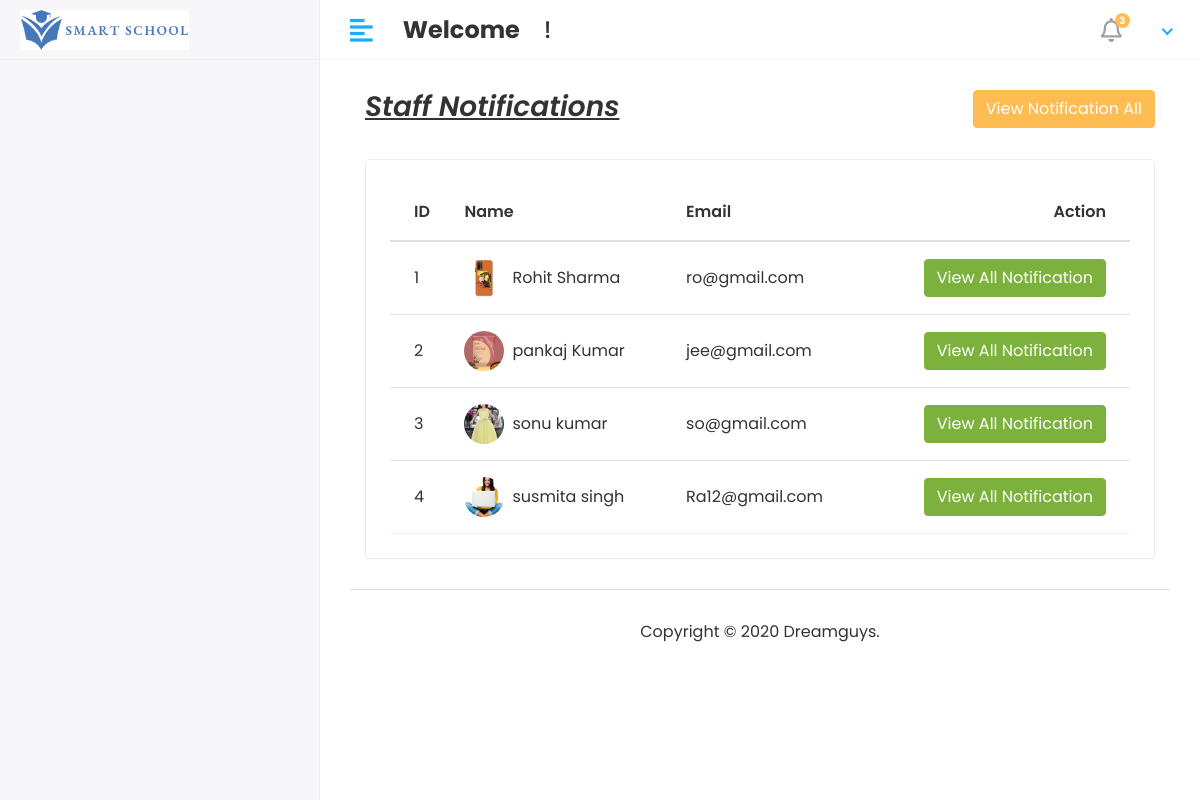
Page /send_notification on the committed database.
### studentapp/models.py (models this page shows, shortened)
class Staff(models.Model):
    admin=models.OneToOneField(CoustamUser,on_delete=models.CASCADE)
    address=models.TextField()
    gender=models.CharField(max_length=100)
    created_at=models.DateTimeField(auto_now_add=True)
    update_at=models.DateTimeField(auto_now_add=True)

class CoustamUser(AbstractUser):
    User=(
        (1,'HOD'),
        (2,'STAFF'),
        (3,'STUDENT'),
    )
    user_type=models.CharField(choices=User,max_length=50,default=1)
    profile_pic=models.ImageField(upload_to='Media/profile_pic')

### studentmagmentsystem/Hod_views.py (the view)
# urls.py: path('send_notification',Hod_views.Send_notification,name='send_notification'),
def Send_notification(request):
    staff=Staff.objects.all()
    see_notification=Staff_notification.objects.all().order_by('-id')[0:5]
    context={
        'staff':staff,
        'see_notification':see_notification,
    }
    return render(request,'hod/send_notification.html',context)

### templates/hod/send_notification.html (shortened to what this page needs)
{%extends 'base.html'%}
{%block content%}
<div class="content container-fluid">
    <div class="page-header">
        <div class="row align-items-center">
            <div class="col">
                <h3 class="page-title"><u><i>Staff&nbsp;Notifications</i></u></h3>
            </div>
            <div class="col-auto text-right float-right ml-auto">
                <button type="button" class="btn btn-primary" data-toggle="modal" data-target="#exampleModalCenter">
                    View Notification All
                </button>
            </div>
        </div>
    </div>
    <div class="row">
        <div class="col-sm-12">
            <div class="card card-table">
                <div class="card-body">
                    <div class="table-responsive">
                        <table class="table table-hover table-center mb-0 datatable">
                            <thead>
                                <tr>
                                    <th>ID</th>
                                    <th>Name</th>
                                    <th>Email</th>
                                    <th class="text-right">Action</th>
                                </tr>
                            </thead>
                            <tbody>
                                {% for staf in staff %}
                                <tr>
                                    <td>{{staf.id}}</td>
                                    <td>
                                        <h2 class="table-avatar">
                                            <a href="student-details.html" class="avatar avatar-sm mr-2">
                                                <img class="avatar-img rounded-circle" src="/{{staf.admin.profile_pic}}"
                                                    alt="User Image">
                                            </a>
                                            <a
                                                href="student-details.html">{{staf.admin.first_name}}&nbsp;{{staf.admin.last_name}}</a>
                                        </h2>
                                    </td>
                                    <td>{{staf.admin.email}}</td>
                                    <td class="text-right">
                                        <button type="button" class="btn btn-success" data-toggle="modal"
                                            data-target="#exampleModal{{forloop.counter}}">
                                            View All Notification
                                        </button>
                                    </td>
                                </tr>
                                {%endfor%}
                            </tbody>
                        </table>
                    </div>
                </div>
            </div>
        </div>
    </div>
</div>
{%endblock%}

### static/css/style.css (style rules this page uses)
html { height: 100%; }
body { background-color: #fff; color: #333; font-family: 'Poppins', sans-serif; font-size: 1rem; height: 100%; line-height: 1.5; overflow-x: hidden; }
h1, h2, h3, h4, h5, h6 { font-family: 'Poppins', sans-serif; margin-top: 0; }
a { color: #009ce7; }
input, button, a { transition: all 0.4s ease; -moz-transition: all 0.4s ease; -o-transition: all 0.4s ease; -ms-transition: all 0.4s ease; -webkit-transition: all 0.4s ease; }
input, input:focus, button, button:focus { outline: none; }
.table { color: #333; max-width: 100%; margin-bottom: 0; width: 100%; }
table.table td h2 { display: inline-block; font-size: inherit; font-weight: 400; margin: 0; padding: 0; vertical-align: middle; }
table.table td h2.table-avatar { align-items: center; display: inline-flex; font-size: inherit; font-weight: 400; margin: 0; padding: 0; vertical-align: middle; white-space: nowrap; }
table.table td h2 a { color: #333; }
.table thead tr th { font-weight: 600; }
.table tbody tr { border-bottom: 1px solid rgba(0, 0, 0, 0.05); }
.table.table-center td, .table.table-center th { vertical-align: middle; }
.card-table .card-body .table > thead > tr > th { border-top: 0; }
.card-table .card-body .table tr td:first-child, .card-table .card-body .table tr th:first-child { padding-left: 1.5rem; }
.card-table .card-body .table tr td:last-child, .card-table .card-body .table tr th:last-child { padding-right: 1.5rem; }
.card-table .table td, .card-table .table th { border-top: 1px solid #e2e5e8; padding: 1rem 0.75rem; white-space: nowrap; }
.btn-primary { background-color: #FFBC53; border: 1px solid #FFBC53; }
.btn-success { background-color: #7bb13c; border: 1px solid #7bb13c }
.card { border: 1px solid #ececf5; box-shadow: 0 1px 3px 0 rgba(0, 0, 0, 0.03); margin-bottom: 1.875rem; }
.card-body { padding: 1.5rem; }
.avatar { position: relative; display: inline-block; width: 3rem; height: 3rem }
.avatar > img { width: 100%; height: 100%; -o-object-fit: cover; object-fit: cover; }
.avatar-sm { width: 2.5rem; height: 2.5rem; }
.page-header { margin-bottom: 1.875rem; }
.page-title { font-size: 28px; font-weight: 600; color: #333; margin-bottom: 5px; }

### rows in the picture
Staff: id "1", admin.profile_pic (picture), admin.first_name "Rohit", admin.last_name "Sharma", admin.email "ro@gmail.com"
Staff: id "2", admin.profile_pic (picture), admin.first_name "pankaj", admin.last_name "Kumar", admin.email "jee@gmail.com"
Staff: id "3", admin.profile_pic (picture), admin.first_name "sonu", admin.last_name "kumar", admin.email "so@gmail.com"
Staff: id "4", admin.profile_pic (picture), admin.first_name "susmita", admin.last_name "singh", admin.email "Ra12@gmail.com"
